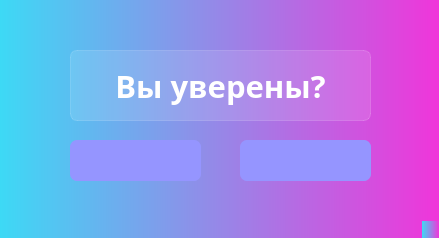
<?xml version="1.0" encoding="UTF-8"?>
<ui version="4.0">
 <class>confirm</class>
 <widget class="QMainWindow" name="confirm">
  <property name="geometry">
   <rect>
    <x>0</x>
    <y>0</y>
    <width>439</width>
    <height>238</height>
   </rect>
  </property>
  <property name="windowTitle">
   <string>MainWindow</string>
  </property>
  <property name="styleSheet">
   <string notr="true">background-color: qlineargradient(spread:pad, x1:0, y1:0, x2:1, y2:0, stop:0 rgb(61, 217, 245), stop:1 rgb(240, 53, 218));
font-family: ljk_OCRA;
         font-weight: bold;
            color: rgb(255, 255, 255);
            border-style: solid;</string>
  </property>
  <widget class="QWidget" name="centralwidget">
   <widget class="QLabel" name="label">
    <property name="geometry">
     <rect>
      <x>70</x>
      <y>50</y>
      <width>301</width>
      <height>71</height>
     </rect>
    </property>
    <property name="font">
     <font>
      <family>ljk_OCRA</family>
      <pointsize>23</pointsize>
      <bold>true</bold>
     </font>
    </property>
    <property name="styleSheet">
     <string notr="true">font-family: ljk_OCRA;
         font-weight: bold;
            color: rgb(255, 255, 255);
            border-style: solid;
            border-radius:21px;
background-color: rgba(255,255,255,30);
border: 1px solid rgba(255,255,255,40);
border-radius: 7px;</string>
    </property>
    <property name="text">
     <string>Вы уверены?</string>
    </property>
    <property name="alignment">
     <set>Qt::AlignCenter</set>
    </property>
   </widget>
   <widget class="QPushButton" name="no">
    <property name="geometry">
     <rect>
      <x>70</x>
      <y>140</y>
      <width>131</width>
      <height>41</height>
     </rect>
    </property>
    <property name="styleSheet">
     <string notr="true">
background-color: rgb(149, 149, 255);
border-radius: 7px;</string>
    </property>
    <property name="text">
     <string/>
    </property>
    <property name="icon">
     <iconset resource="icon.qrc">
      <normaloff>:/newPrefix/icons/cil-x-circle.png</normaloff>:/newPrefix/icons/cil-x-circle.png</iconset>
    </property>
   </widget>
   <widget class="QPushButton" name="yes">
    <property name="geometry">
     <rect>
      <x>240</x>
      <y>140</y>
      <width>131</width>
      <height>41</height>
     </rect>
    </property>
    <property name="font">
     <font>
      <family>ljk_OCRA</family>
      <pointsize>14</pointsize>
      <bold>true</bold>
     </font>
    </property>
    <property name="styleSheet">
     <string notr="true">
background-color: rgb(149, 149, 255);
border-radius: 7px;</string>
    </property>
    <property name="text">
     <string/>
    </property>
    <property name="icon">
     <iconset resource="icon.qrc">
      <normaloff>:/newPrefix/icons/cil-check-circle.png</normaloff>:/newPrefix/icons/cil-check-circle.png</iconset>
    </property>
   </widget>
  </widget>
  <widget class="QStatusBar" name="statusbar"/>
 </widget>
 <resources>
  <include location="icon.qrc"/>
 </resources>
 <connections/>
</ui>
